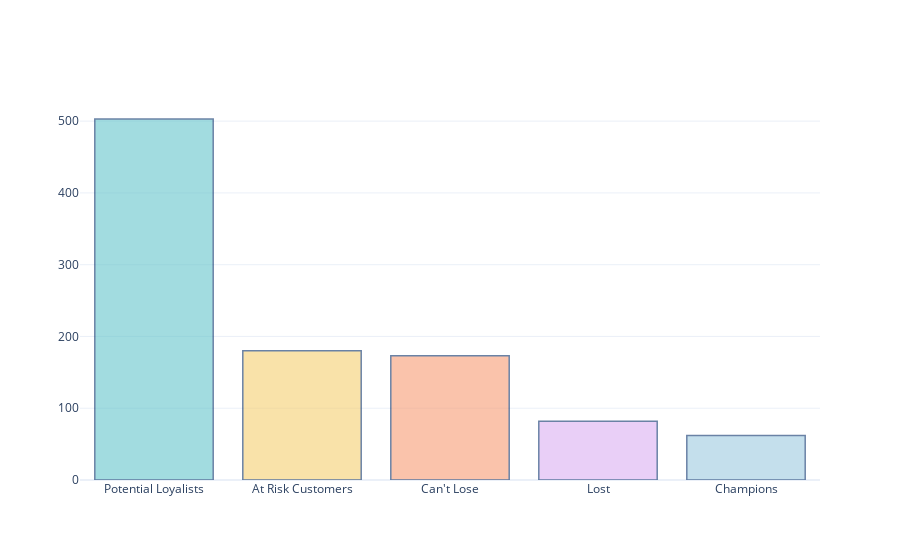

The cell this chart's notebook holds for it:
### Code cell
segment_counts = data ['RFM Customer Segments'].value_counts()

fig = go.Figure(data=[go.Bar(x=segment_counts.index, y=segment_counts.values,
                            marker=dict(color=pastel_colors))])

champions_color = 'rgb(158, 202, 225)'
fig.update_traces(marker_color=[champions_color if segment == 'Champions' else pastel_colors[i]
                                for i, segment in enumerate(segment_counts.index)],
                  marker_line_color='rgb(8, 48, 107)',
                  marker_line_width=1.5, opacity=0.6)

fig.show()

### Figure 1 — Plotly figure (JSON) as saved in the notebook; plotly's stock layout.template omitted (floating-point values rounded to 4 significant figures)
{"data": [{"marker": {"color": ["rgb(102, 197, 204)", "rgb(246, 207, 113)", "rgb(248, 156, 116)", "rgb(220, 176, 242)", "rgb(158, 202, 225)"], "line": {"color": "rgb(8, 48, 107)", "width": 1.5}}, "opacity": 0.6, "type": "bar", "x": ["Potential Loyalists", "At Risk Customers", "Can't Lose", "Lost", "Champions"], "y": [503, 180, 173, 82, 62]}], "layout": {}}
